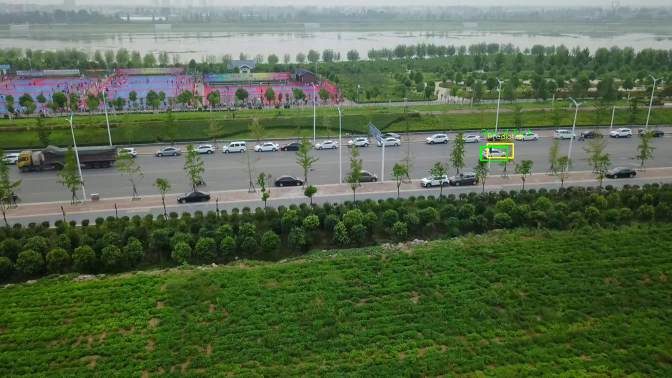
#> input picture frame 2 of video/uav0000003_00000_s.mp4, 1344 x 756 px, given in place of jog.mp4, which was not available (shown at 1/2 size)
$ jupyter execute --allow-errors segmentation.ipynb   (text cells are left out)
#> lines starting #> are read from the running program, lines starting #| are printed output that depends on the picture; after the words box and inside, x2 and y2 are one past the last pixel; in counts of white or black regions, pixels touching at a corner belong together; pictures that were not available may be replaced by others from this repository, and a replacement may not be noted
[cell 1]
import numpy as np
import matplotlib.pyplot as plt
import skfuzzy as fuzz
import cv2 as cv

[cell 2]
video_path = "../videos/jog.mp4"
out_path = "../out/presentation/"

[cell 3]
video = cv.VideoCapture(video_path)

ret, frame = video.read()
#> frame is the input picture: shape (756, 1344, 3); mean B, G, R 74, 104.4, 86.7

[cell 4]
fig = plt.figure()
plt.axis("off")
plt.imshow(frame[:,:,::-1])
plt.show()
fig.savefig(out_path + "og.png", dpi = fig.dpi, bbox_inches='tight')

[cell 5]
x, y, w, h = 645, 385, 40, 100
zoomed = frame[y : y + h, x : x + w, :]
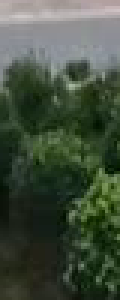
#> zoomed: shape (100, 40, 3) (shown 3 times larger); mean B, G, R 61.7, 78.6, 66.5

fig = plt.figure()
plt.axis("off")
plt.imshow(zoomed[:, :, ::-1])
plt.show()
fig.savefig(out_path + "zoomed.png", dpi = fig.dpi, bbox_inches='tight')

[cell 6]
extend_x, extend_y = 30, 30
xp, yp, wp, hp = 625 - extend_x, 375 - extend_y, 75 + 2 * extend_x, 125 + 2 * extend_y

search_area = frame[yp : yp + hp, xp : xp + wp, :]
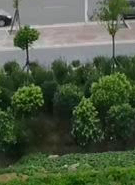
#> search_area: shape (185, 135, 3); mean B, G, R 67.9, 91.2, 77.7

fig = plt.figure()
plt.axis("off")
plt.imshow(search_area[:, :, ::-1])
plt.show()
fig.savefig(out_path + "search.png", dpi = fig.dpi, bbox_inches='tight')

[cell 7]
n_clusters = 2
colour_map = ["#440154FF", "#414487FF", "2A788EFF", "#22A884FF", "#7AD151FF", "#FDE725FF"]

[cell 8]
def to_rgb(hex : str):
    substr = hex.replace("#", "")

    r = int(substr[0:2], 16)
    g = int(substr[2:4], 16)
    b = int(substr[4:6], 16)

    return [r, g, b]


def render_cluster(filename, n_clusters, u, img_shape):
    cluster_membership = np.argmax(u, axis = 0)
    segmented_image = cluster_membership.reshape(img_shape)

    map_frac = np.floor(len(colour_map) / n_clusters).astype(int)
    my_colour_map = colour_map[0: map_frac * n_clusters : map_frac]

    colored_segmented_image = np.zeros(img_shape + (3, ))

    for i in range(n_clusters):
        colored_segmented_image[segmented_image == i] = np.array(to_rgb(my_colour_map[i])) / 256.0

    fig = plt.figure()
    plt.axis("off")
    plt.imshow(colored_segmented_image[:, :, ::])
    plt.show()
    fig.savefig(filename, dpi = fig.dpi, bbox_inches = "tight")

[cell 9]
pixels = zoomed.reshape(-1, 3)
iter_error = 5e-20
iter_per_step = 1
iter_pow = 1.001

#> (a cell that did not finish here is left out)

#> (a cell that did not finish here is left out)

[cell 12]
pixels = search_area.reshape(-1, 3)
iter_error = 5e-20
iter_per_step = 1
iter_pow = 1.001

#> (a cell that did not finish here is left out)

#> (a cell that did not finish here is left out)

[cell 15]
zoomed_cp = np.copy(zoomed)

gray = cv.cvtColor(zoomed_cp, cv.COLOR_BGR2GRAY)
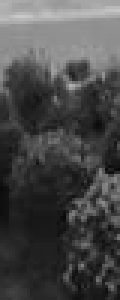
#> gray: shape (100, 40) (shown 3 times larger); min 8, max 201, mean 73
ret, thresh = cv.threshold(gray, 0, 255, cv.THRESH_BINARY_INV+cv.THRESH_OTSU)
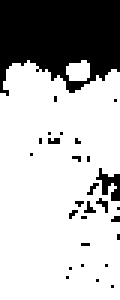
#> thresh: shape (100, 40) (shown 3 times larger); 72.9% white; 28 black regions (26 under 20 px), largest, box (x1, y1, x2, y2) and area: (0, 0, 40, 32) 964, (32, 56, 40, 67) 44
#> ret = 95

[cell 16]
# noise removal
kernel = np.ones((4, 4), np.uint8)
opening = cv.morphologyEx(thresh, cv.MORPH_OPEN,kernel, iterations = 2)
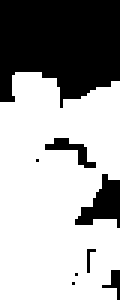
#> opening: shape (100, 40) (shown 3 times larger); 65.2% white; 8 black regions (4 under 20 px), largest, box (x1, y1, x2, y2) and area: (0, 0, 40, 36) 1153, (25, 58, 40, 76) 140, (15, 46, 32, 56) 59, (34, 90, 40, 100) 25

# sure background area
sure_bg = cv.dilate(opening,kernel, iterations=3)
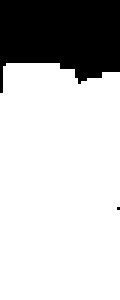
#> sure_bg: shape (100, 40) (shown 3 times larger); 76.8% white; 2 black regions (1 under 20 px), largest, box (x1, y1, x2, y2) and area: (0, 0, 40, 31) 928

# Finding sure foreground area
dist_transform = cv.distanceTransform(opening, cv.DIST_L2,5)
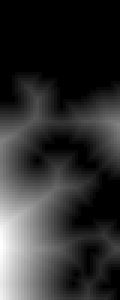
#> dist_transform: shape (100, 40) float32 (shown 3 times larger); min 0, max 26.38, mean 5.1; drawn with min black and max white
ret, sure_fg = cv.threshold(dist_transform, 0.01*dist_transform.max(), 255, 0)
#> ret = 0.264

# Finding unknown region
sure_fg = np.uint8(sure_fg)
unknown = cv.subtract(sure_bg,sure_fg)
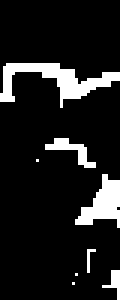
#> unknown: shape (100, 40) (shown 3 times larger); 11.5% white; 8 white regions (4 under 20 px), largest, box (x1, y1, x2, y2) and area: (0, 21, 40, 36) 225, (25, 58, 40, 76) 139, (15, 46, 32, 56) 59, (34, 90, 40, 100) 25

[cell 17]
# Marker labelling
ret, markers = cv.connectedComponents(sure_fg)
#> ret = 2

# Add one to all labels so that sure background is not 0, but 1
markers = markers+1

# Now, mark the region of unknown with zero
markers[unknown==255] = 0

[cell 18]
markers = cv.watershed(zoomed_cp, markers)
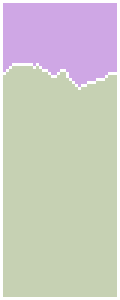
#> markers: shape (100, 40) int32 (shown 3 times larger); 3 distinct labels, from -1 to 2; one colour per label, 0 black, -1 white

zoomed_cp[markers == -1] = [0, 0, 255]
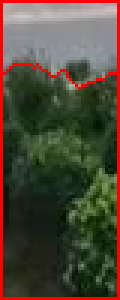
#> zoomed_cp: shape (100, 40, 3) (shown 3 times larger); 7.88% of pixels changed, all inside (x1, y1, x2, y2) = (0, 0, 40, 100)

[cell 19]
fig = plt.figure()
plt.axis("off")
plt.imshow(zoomed_cp[:, :, ::-1])
plt.show()
fig.savefig(out_path + "watershed.png", dpi = fig.dpi, bbox_inches='tight')

$ run again, starting later in the video
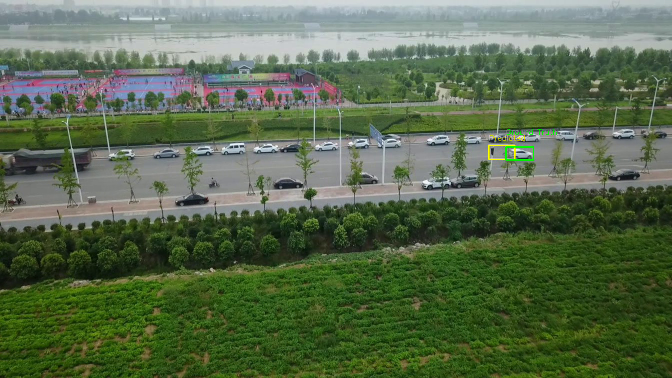
#> input picture frame 11 of video/uav0000003_00000_s.mp4, 1344 x 756 px, given in place of jog.mp4, which was not available (shown at 1/2 size)
#> frame is the input picture: shape (756, 1344, 3); mean B, G, R 75.7, 105.6, 88
#> `ret, thresh = cv.threshold(gray, 0, 255, cv.THRESH_BINARY_INV+cv.THRES..`:
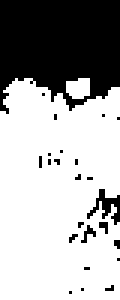
#> thresh: shape (100, 40) (shown 3 times larger); 67.2% white; 24 black regions (22 under 20 px), largest, box (x1, y1, x2, y2) and area: (0, 0, 40, 38) 1196, (29, 63, 40, 75) 53
#> `ret, thresh = cv.threshold(gray, 0, 255, cv.THRESH_BINARY_INV+cv.THRES..`: ret = 97
#> opening: shape (100, 40); 59.2% white; 6 black regions (3 under 20 px), largest, box (x1, y1, x2, y2) and area: (0, 0, 40, 42) 1421, (25, 65, 40, 83) 146, (15, 52, 33, 62) 52
#> sure_bg: shape (100, 40); 70% white; 2 black regions (1 under 20 px), largest, box (x1, y1, x2, y2) and area: (0, 0, 40, 37) 1200
#> `ret, sure_fg = cv.threshold(dist_transform, 0.01*dist_transform.max(),..`: ret = 0.266
#> unknown: shape (100, 40); 10.8% white; 6 white regions (3 under 20 px), largest, box (x1, y1, x2, y2) and area: (0, 27, 40, 42) 221, (25, 65, 40, 83) 145, (15, 52, 33, 62) 52
#> `ret, markers = cv.connectedComponents(sure_fg)`: ret = 2
#> `zoomed_cp[markers == -1] = [0, 0, 255]`:
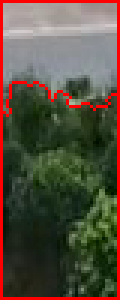
#> zoomed_cp: shape (100, 40, 3) (shown 3 times larger); mean B, G, R 62.9, 78.3, 88.5

$ run again, starting later in the video
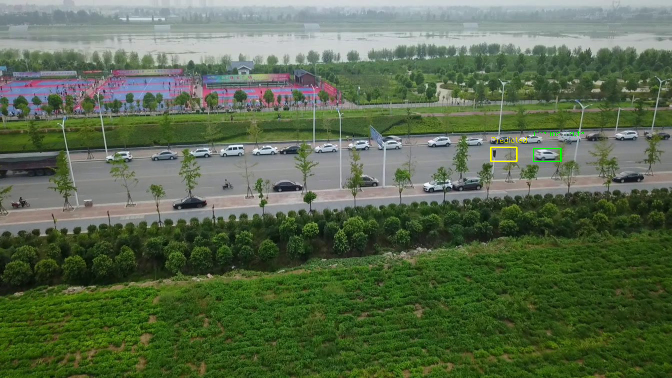
#> input picture frame 20 of video/uav0000003_00000_s.mp4, 1344 x 756 px, given in place of jog.mp4, which was not available (shown at 1/2 size)
#> frame is the input picture: shape (756, 1344, 3); mean B, G, R 77.5, 105.7, 89.3
#> thresh: shape (100, 40); 60.5% white; 21 black regions (18 under 20 px), largest, box (x1, y1, x2, y2) and area: (0, 0, 40, 44) 1469, (33, 72, 40, 81) 29, (25, 80, 33, 90) 25
#> `ret, thresh = cv.threshold(gray, 0, 255, cv.THRESH_BINARY_INV+cv.THRES..`: ret = 99
#> opening: shape (100, 40); 52.7% white; 4 black regions (1 under 20 px), largest, box (x1, y1, x2, y2) and area: (0, 0, 40, 50) 1656, (25, 74, 40, 94) 181, (15, 60, 33, 73) 54
#> sure_bg: shape (100, 40); 63.8% white; 2 black regions (1 under 20 px), largest, box (x1, y1, x2, y2) and area: (0, 0, 40, 43) 1440
#> `ret, sure_fg = cv.threshold(dist_transform, 0.01*dist_transform.max(),..`: ret = 0.266
#> unknown: shape (100, 40); 11.1% white; 4 white regions (1 under 20 px), largest, box (x1, y1, x2, y2) and area: (0, 33, 40, 50) 216, (25, 74, 40, 94) 172, (15, 60, 33, 73) 54
#> `ret, markers = cv.connectedComponents(sure_fg)`: ret = 2
#> `zoomed_cp[markers == -1] = [0, 0, 255]`:
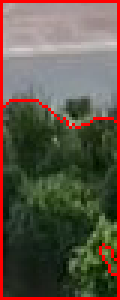
#> zoomed_cp: shape (100, 40, 3) (shown 3 times larger); mean B, G, R 71.2, 85, 97.5
